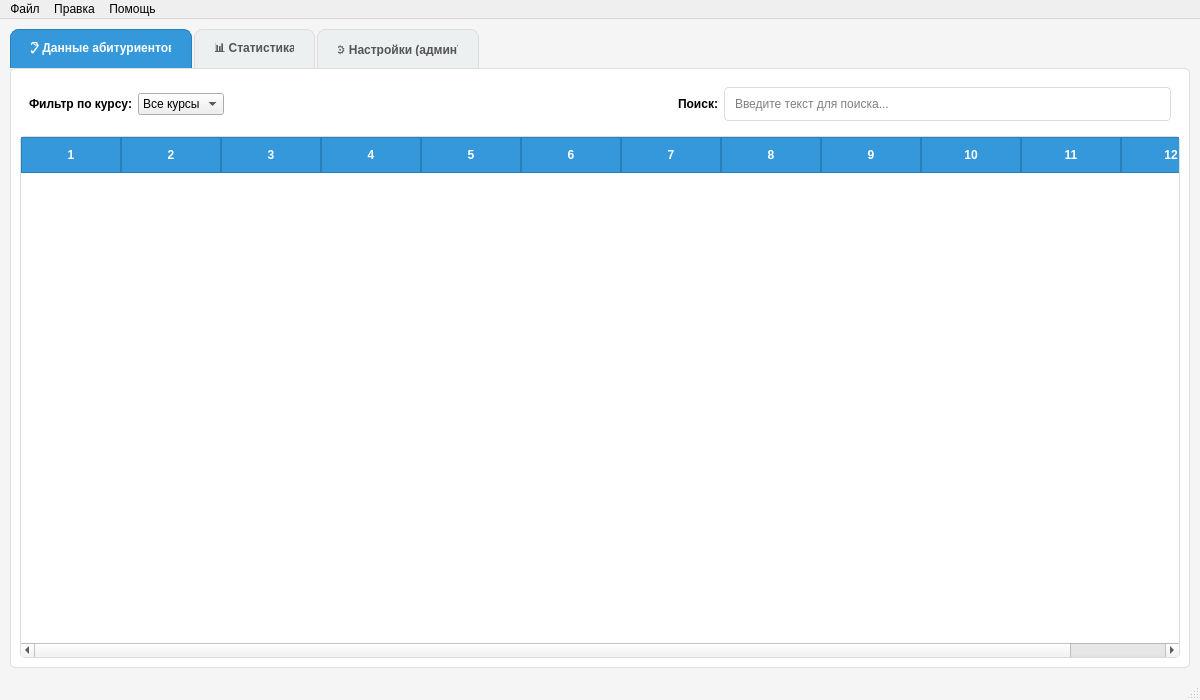
<?xml version="1.0" encoding="UTF-8"?>
<ui version="4.0">
 <class>MainWindow</class>
 <widget class="QMainWindow" name="MainWindow">
  <property name="geometry">
   <rect>
    <x>0</x>
    <y>0</y>
    <width>1200</width>
    <height>700</height>
   </rect>
  </property>
  <property name="windowTitle">
   <string>AgiAnalytics</string>
  </property>
  <property name="styleSheet">
   <string notr="true">QMainWindow {
    background-color: #f5f5f5;
}
QWidget {
    font-family: 'Segoe UI', Arial, sans-serif;
    font-size: 12px;
}</string>
  </property>
  <widget class="QWidget" name="centralwidget">
   <layout class="QVBoxLayout" name="verticalLayout">
    <property name="spacing">
     <number>10</number>
    </property>
    <property name="leftMargin">
     <number>10</number>
    </property>
    <property name="topMargin">
     <number>10</number>
    </property>
    <property name="rightMargin">
     <number>10</number>
    </property>
    <property name="bottomMargin">
     <number>10</number>
    </property>
    <item>
     <widget class="QTabWidget" name="tabWidget">
      <property name="currentIndex">
       <number>0</number>
      </property>
      <property name="styleSheet">
       <string notr="true">QTabWidget::pane {
    border: 1px solid #ddd;
    background-color: white;
    border-radius: 5px;
}
QTabBar::tab {
    background-color: #ecf0f1;
    padding: 12px 20px;
    margin-right: 2px;
    border: 1px solid #ddd;
    border-bottom: none;
    border-top-left-radius: 8px;
    border-top-right-radius: 8px;
    font-weight: bold;
    color: #555;
}
QTabBar::tab:selected {
    background-color: #3498db;
    color: white;
    border-color: #2980b9;
}
QTabBar::tab:hover {
    background-color: #bdc3c7;
}</string>
      </property>
      <widget class="QWidget" name="dataTab">
       <attribute name="title">
        <string>📋 Данные абитуриентов</string>
       </attribute>
       <layout class="QVBoxLayout" name="verticalLayout_2">
        <item>
         <widget class="QWidget" name="filterWidget" native="true">
          <layout class="QHBoxLayout" name="horizontalLayout">
           <item>
            <widget class="QLabel" name="courseFilterLabel">
             <property name="text">
              <string>Фильтр по курсу:</string>
             </property>
             <property name="styleSheet">
              <string notr="true">font-weight: bold;</string>
             </property>
            </widget>
           </item>
           <item>
            <widget class="QComboBox" name="courseFilter">
             <item>
              <property name="text">
               <string>Все курсы</string>
              </property>
             </item>
             <item>
              <property name="text">
               <string>1 курс</string>
              </property>
             </item>
             <item>
              <property name="text">
               <string>2 курс</string>
              </property>
             </item>
             <item>
              <property name="text">
               <string>3 курс</string>
              </property>
             </item>
             <item>
              <property name="text">
               <string>4 курс</string>
              </property>
             </item>
            </widget>
           </item>
           <item>
            <spacer name="horizontalSpacer">
             <property name="orientation">
              <enum>Qt::Horizontal</enum>
             </property>
             <property name="sizeHint" stdset="0">
              <size>
               <width>40</width>
               <height>20</height>
              </size>
             </property>
            </spacer>
           </item>
           <item>
            <widget class="QLabel" name="searchLabel">
             <property name="text">
              <string>Поиск:</string>
             </property>
             <property name="styleSheet">
              <string notr="true">font-weight: bold;</string>
             </property>
            </widget>
           </item>
           <item>
            <widget class="QLineEdit" name="searchInput">
             <property name="placeholderText">
              <string>Введите текст для поиска...</string>
             </property>
             <property name="minimumSize">
              <size>
               <width>300</width>
               <height>0</height>
              </size>
             </property>
             <property name="styleSheet">
              <string notr="true">QLineEdit {
    padding: 8px;
    border: 1px solid #ddd;
    border-radius: 4px;
    background-color: white;
}
QLineEdit:focus {
    border-color: #3498db;
}</string>
             </property>
            </widget>
           </item>
          </layout>
         </widget>
        </item>
        <item>
         <widget class="QTableWidget" name="applicantsTable">
          <property name="styleSheet">
           <string notr="true">QTableWidget {
    background-color: white;
    alternate-background-color: #f9f9f9;
    gridline-color: #ddd;
    border: 1px solid #ddd;
    border-radius: 4px;
}
QTableWidget::item {
    padding: 6px;
}
QHeaderView::section {
    background-color: #3498db;
    color: white;
    padding: 8px;
    border: 1px solid #2980b9;
    font-weight: bold;
    font-size: 12px;
}
QTableWidget QScrollBar:vertical {
    border: none;
    background-color: #f5f5f5;
    width: 12px;
    border-radius: 6px;
}
QTableWidget QScrollBar::handle:vertical {
    background-color: #bdc3c7;
    border-radius: 6px;
    min-height: 20px;
}
QTableWidget QScrollBar::handle:vertical:hover {
    background-color: #95a5a6;
}</string>
          </property>
          <property name="alternatingRowColors">
           <bool>true</bool>
          </property>
          <property name="selectionBehavior">
           <enum>QAbstractItemView::SelectRows</enum>
          </property>
          <property name="columnCount">
           <number>12</number>
          </property>
          <attribute name="horizontalHeaderVisible">
           <bool>true</bool>
          </attribute>
          <attribute name="horizontalHeaderStretchLastSection">
           <bool>true</bool>
          </attribute>
          <attribute name="verticalHeaderVisible">
           <bool>false</bool>
          </attribute>
         </widget>
        </item>
       </layout>
      </widget>
      <widget class="QWidget" name="statsTab">
       <attribute name="title">
        <string>📊 Статистика</string>
       </attribute>
       <layout class="QVBoxLayout" name="verticalLayout_3">
        <property name="spacing">
         <number>10</number>
        </property>
        <item>
         <widget class="QLabel" name="statisticsTitle">
          <property name="text">
           <string>📊 Статистика</string>
          </property>
          <property name="alignment">
           <set>Qt::AlignCenter</set>
          </property>
          <property name="styleSheet">
           <string notr="true">font-size: 20px;
font-weight: bold;
color: #2c3e50;
margin: 10px 0;
padding: 10px;</string>
          </property>
         </widget>
        </item>
        <item>
         <widget class="QWidget" name="statsControls" native="true">
          <property name="minimumHeight">
           <number>50</number>
          </property>
          <layout class="QHBoxLayout" name="horizontalLayout_2">
           <item>
            <widget class="QLabel" name="courseStatsLabel">
             <property name="text">
              <string>Курс:</string>
             </property>
             <property name="styleSheet">
              <string notr="true">font-weight: bold;
color: #34495e;</string>
             </property>
            </widget>
           </item>
           <item>
            <widget class="QComboBox" name="statsCourseCombo">
             <item>
              <property name="text">
               <string>Все курсы</string>
              </property>
             </item>
             <item>
              <property name="text">
               <string>1 курс</string>
              </property>
             </item>
             <item>
              <property name="text">
               <string>2 курс</string>
              </property>
             </item>
             <item>
              <property name="text">
               <string>3 курс</string>
              </property>
             </item>
             <item>
              <property name="text">
               <string>4 курс</string>
              </property>
             </item>
             <item>
              <property name="text">
               <string>5 курс</string>
              </property>
             </item>
             <property name="styleSheet">
              <string notr="true">QComboBox {
    padding: 6px;
    border: 1px solid #bdc3c7;
    border-radius: 4px;
    background-color: white;
    min-width: 120px;
}
QComboBox:focus {
    border-color: #3498db;
}</string>
             </property>
            </widget>
           </item>
           <item>
            <widget class="QLabel" name="categoryStatsLabel">
             <property name="text">
              <string>Категория:</string>
             </property>
             <property name="styleSheet">
              <string notr="true">font-weight: bold;
color: #34495e;
margin-left: 15px;</string>
             </property>
            </widget>
           </item>
           <item>
            <widget class="QComboBox" name="statsCategoryCombo">
             <item>
              <property name="text">
               <string>Все категории</string>
              </property>
             </item>
             <item>
              <property name="text">
               <string>муж</string>
              </property>
             </item>
             <item>
              <property name="text">
               <string>жен</string>
              </property>
             </item>
             <item>
              <property name="text">
               <string>в/сл</string>
              </property>
             </item>
             <property name="styleSheet">
              <string notr="true">QComboBox {
    padding: 6px;
    border: 1px solid #bdc3c7;
    border-radius: 4px;
    background-color: white;
    min-width: 120px;
}
QComboBox:focus {
    border-color: #3498db;
}</string>
             </property>
            </widget>
           </item>
           <item>
            <spacer name="horizontalSpacer_2">
             <property name="orientation">
              <enum>Qt::Horizontal</enum>
             </property>
             <property name="sizeHint" stdset="0">
              <size>
               <width>40</width>
               <height>20</height>
              </size>
             </property>
            </spacer>
           </item>
           <item>
            <widget class="QPushButton" name="refreshButton">
             <property name="text">
              <string>🔄 Обновить</string>
             </property>
             <property name="maximumWidth">
              <number>120</number>
             </property>
             <property name="styleSheet">
              <string notr="true">QPushButton {
    background-color: #2ecc71;
    color: white;
    border: none;
    border-radius: 5px;
    padding: 8px 16px;
    font-weight: bold;
}
QPushButton:hover {
    background-color: #27ae60;
}
QPushButton:pressed {
    background-color: #219653;
}</string>
             </property>
            </widget>
           </item>
           <item>
            <widget class="QPushButton" name="logoutButton">
             <property name="text">
              <string>🚪 Выход</string>
             </property>
             <property name="maximumWidth">
              <number>100</number>
             </property>
             <property name="styleSheet">
              <string notr="true">QPushButton {
    background-color: #e74c3c;
    color: white;
    border: none;
    border-radius: 5px;
    padding: 8px 16px;
    font-weight: bold;
}
QPushButton:hover {
    background-color: #c0392b;
}
QPushButton:pressed {
    background-color: #a93226;
}</string>
             </property>
            </widget>
           </item>
          </layout>
         </widget>
        </item>
        <item>
         <widget class="QScrollArea" name="scrollArea">
          <property name="widgetResizable">
           <bool>true</bool>
          </property>
          <property name="styleSheet">
           <string notr="true">QScrollArea {
    border: 1px solid #ddd;
    border-radius: 8px;
    background-color: #f8f9fa;
}
QScrollArea > QWidget > QWidget {
    background-color: transparent;
}</string>
          </property>
          <widget class="QWidget" name="scrollAreaWidgetContents">
           <property name="geometry">
            <rect>
             <x>0</x>
             <y>0</y>
             <width>1162</width>
             <height>544</height>
            </rect>
           </property>
           <layout class="QVBoxLayout" name="verticalLayout_4">
            <property name="spacing">
             <number>20</number>
            </property>
            <property name="leftMargin">
             <number>20</number>
            </property>
            <property name="topMargin">
             <number>20</number>
            </property>
            <property name="rightMargin">
             <number>20</number>
            </property>
            <property name="bottomMargin">
             <number>20</number>
            </property>
           </layout>
          </widget>
         </widget>
        </item>
        <item>
         <widget class="QLabel" name="infoLabel">
          <property name="text">
           <string></string>
          </property>
          <property name="alignment">
           <set>Qt::AlignCenter</set>
          </property>
          <property name="styleSheet">
           <string notr="true">color: #7f8c8d;
font-style: italic;
font-size: 12px;
padding: 5px;
margin-top: 5px;</string>
          </property>
         </widget>
        </item>
       </layout>
      </widget>
      <widget class="QWidget" name="settingsTab">
       <attribute name="title">
        <string>⚙️ Настройки (админ)</string>
       </attribute>
       <layout class="QVBoxLayout" name="verticalLayout_5">
        <item>
         <widget class="QTabWidget" name="adminTabs">
          <property name="styleSheet">
           <string notr="true">QTabWidget::pane {
    border: 1px solid #ddd;
    background-color: white;
    border-radius: 5px;
}
QTabBar::tab {
    background-color: #f8f9fa;
    padding: 10px 15px;
    margin-right: 2px;
    border: 1px solid #ddd;
    border-bottom: none;
    border-top-left-radius: 4px;
    border-top-right-radius: 4px;
    font-weight: bold;
    color: #555;
}
QTabBar::tab:selected {
    background-color: #3498db;
    color: white;
    border-color: #2980b9;
}
QTabBar::tab:hover {
    background-color: #e9ecef;
}</string>
          </property>
          <widget class="QWidget" name="usersTab">
           <attribute name="title">
            <string>👥 Пользователи</string>
           </attribute>
           <layout class="QVBoxLayout" name="verticalLayout_6">
            <item>
             <widget class="QWidget" name="userControls" native="true">
              <layout class="QHBoxLayout" name="horizontalLayout_3">
               <item>
                <widget class="QPushButton" name="addUserBtn">
                 <property name="text">
                  <string>➕ Добавить пользователя</string>
                 </property>
                 <property name="styleSheet">
                  <string notr="true">QPushButton {
    background-color: #2ecc71;
    color: white;
    border: none;
    border-radius: 5px;
    padding: 8px 16px;
    font-weight: bold;
}
QPushButton:hover {
    background-color: #27ae60;
}
QPushButton:pressed {
    background-color: #219653;
}</string>
                 </property>
                </widget>
               </item>
               <item>
                <widget class="QPushButton" name="editUserBtn">
                 <property name="text">
                  <string>✏️ Редактировать</string>
                 </property>
                 <property name="styleSheet">
                  <string notr="true">QPushButton {
    background-color: #3498db;
    color: white;
    border: none;
    border-radius: 5px;
    padding: 8px 16px;
    font-weight: bold;
}
QPushButton:hover {
    background-color: #2980b9;
}
QPushButton:pressed {
    background-color: #1c6ea4;
}</string>
                 </property>
                </widget>
               </item>
               <item>
                <widget class="QPushButton" name="deleteUserBtn">
                 <property name="text">
                  <string>🗑️ Удалить</string>
                 </property>
                 <property name="styleSheet">
                  <string notr="true">QPushButton {
    background-color: #e74c3c;
    color: white;
    border: none;
    border-radius: 5px;
    padding: 8px 16px;
    font-weight: bold;
}
QPushButton:hover {
    background-color: #c0392b;
}
QPushButton:pressed {
    background-color: #a93226;
}</string>
                 </property>
                </widget>
               </item>
               <item>
                <spacer name="horizontalSpacer_3">
                 <property name="orientation">
                  <enum>Qt::Horizontal</enum>
                 </property>
                 <property name="sizeHint" stdset="0">
                  <size>
                   <width>40</width>
                   <height>20</height>
                  </size>
                 </property>
                </spacer>
               </item>
               <item>
                <widget class="QLineEdit" name="searchUserInput">
                 <property name="placeholderText">
                  <string>Поиск пользователей...</string>
                 </property>
                 <property name="minimumSize">
                  <size>
                   <width>250</width>
                   <height>0</height>
                  </size>
                 </property>
                 <property name="styleSheet">
                  <string notr="true">QLineEdit {
    padding: 8px;
    border: 1px solid #ddd;
    border-radius: 4px;
    background-color: white;
}
QLineEdit:focus {
    border-color: #3498db;
}</string>
                 </property>
                </widget>
               </item>
              </layout>
             </widget>
            </item>
            <item>
             <widget class="QTableWidget" name="usersTable">
              <property name="styleSheet">
               <string notr="true">QTableWidget {
    background-color: white;
    alternate-background-color: #f9f9f9;
    gridline-color: #ddd;
    border: 1px solid #ddd;
    border-radius: 4px;
}
QTableWidget::item {
    padding: 6px;
}
QHeaderView::section {
    background-color: #34495e;
    color: white;
    padding: 8px;
    border: 1px solid #2c3e50;
    font-weight: bold;
    font-size: 12px;
}</string>
              </property>
              <property name="alternatingRowColors">
               <bool>true</bool>
              </property>
              <property name="selectionBehavior">
               <enum>QAbstractItemView::SelectRows</enum>
              </property>
              <property name="columnCount">
               <number>5</number>
              </property>
              <attribute name="horizontalHeaderVisible">
               <bool>true</bool>
              </attribute>
              <attribute name="horizontalHeaderStretchLastSection">
               <bool>true</bool>
              </attribute>
              <attribute name="verticalHeaderVisible">
               <bool>false</bool>
              </attribute>
             </widget>
            </item>
           </layout>
          </widget>
          <widget class="QWidget" name="permissionsTab">
           <attribute name="title">
            <string>🔒 Права доступа</string>
           </attribute>
           <layout class="QVBoxLayout" name="verticalLayout_7">
            <item>
             <widget class="QWidget" name="permissionControls" native="true">
              <layout class="QHBoxLayout" name="horizontalLayout_4">
               <item>
                <widget class="QLabel" name="userLabel">
                 <property name="text">
                  <string>Пользователь:</string>
                 </property>
                 <property name="styleSheet">
                  <string notr="true">font-weight: bold;</string>
                 </property>
                </widget>
               </item>
               <item>
                <widget class="QComboBox" name="userCombo">
                 <property name="styleSheet">
                  <string notr="true">QComboBox {
    padding: 6px;
    border: 1px solid #bdc3c7;
    border-radius: 4px;
    background-color: white;
    min-width: 200px;
}
QComboBox:focus {
    border-color: #3498db;
}</string>
                 </property>
                </widget>
               </item>
               <item>
                <widget class="QPushButton" name="addPermissionBtn">
                 <property name="text">
                  <string>➕ Добавить право</string>
                 </property>
                 <property name="styleSheet">
                  <string notr="true">QPushButton {
    background-color: #2ecc71;
    color: white;
    border: none;
    border-radius: 5px;
    padding: 8px 16px;
    font-weight: bold;
}
QPushButton:hover {
    background-color: #27ae60;
}
QPushButton:pressed {
    background-color: #219653;
}</string>
                 </property>
                </widget>
               </item>
               <item>
                <spacer name="horizontalSpacer_4">
                 <property name="orientation">
                  <enum>Qt::Horizontal</enum>
                 </property>
                 <property name="sizeHint" stdset="0">
                  <size>
                   <width>40</width>
                   <height>20</height>
                  </size>
                 </property>
                </spacer>
               </item>
              </layout>
             </widget>
            </item>
            <item>
             <widget class="QTableWidget" name="permissionsTable">
              <property name="styleSheet">
               <string notr="true">QTableWidget {
    background-color: white;
    alternate-background-color: #f9f9f9;
    gridline-color: #ddd;
    border: 1px solid #ddd;
    border-radius: 4px;
}
QTableWidget::item {
    padding: 6px;
}
QHeaderView::section {
    background-color: #8e44ad;
    color: white;
    padding: 8px;
    border: 1px solid #7d3c98;
    font-weight: bold;
    font-size: 12px;
}</string>
              </property>
              <property name="alternatingRowColors">
               <bool>true</bool>
              </property>
              <property name="selectionBehavior">
               <enum>QAbstractItemView::SelectRows</enum>
              </property>
              <property name="columnCount">
               <number>4</number>
              </property>
              <attribute name="horizontalHeaderVisible">
               <bool>true</bool>
              </attribute>
              <attribute name="horizontalHeaderStretchLastSection">
               <bool>true</bool>
              </attribute>
              <attribute name="verticalHeaderVisible">
               <bool>false</bool>
              </attribute>
             </widget>
            </item>
           </layout>
          </widget>
         </widget>
        </item>
       </layout>
      </widget>
     </widget>
    </item>
   </layout>
  </widget>
  <widget class="QMenuBar" name="menubar">
   <property name="geometry">
    <rect>
     <x>0</x>
     <y>0</y>
     <width>1200</width>
     <height>21</height>
    </rect>
   </property>
   <widget class="QMenu" name="menuFile">
    <property name="title">
     <string>Файл</string>
    </property>
    <addaction name="actionImport"/>
    <addaction name="actionExport"/>
    <addaction name="separator"/>
    <addaction name="actionLogout"/>
    <addaction name="separator"/>
    <addaction name="actionExit"/>
   </widget>
   <widget class="QMenu" name="menuEdit">
    <property name="title">
     <string>Правка</string>
    </property>
    <addaction name="actionAdd"/>
    <addaction name="actionEdit"/>
    <addaction name="actionDelete"/>
   </widget>
   <widget class="QMenu" name="menuHelp">
    <property name="title">
     <string>Помощь</string>
    </property>
    <addaction name="actionAbout"/>
   </widget>
   <addaction name="menuFile"/>
   <addaction name="menuEdit"/>
   <addaction name="menuHelp"/>
  </widget>
  <widget class="QStatusBar" name="statusbar"/>
  <action name="actionImport">
   <property name="text">
    <string>Импорт из Excel</string>
   </property>
  </action>
  <action name="actionExport">
   <property name="text">
    <string>Экспорт данных</string>
   </property>
  </action>
  <action name="actionLogout">
   <property name="text">
    <string>Выход из системы</string>
   </property>
  </action>
  <action name="actionExit">
   <property name="text">
    <string>Выход</string>
   </property>
  </action>
  <action name="actionAdd">
   <property name="text">
    <string>Добавить абитуриента</string>
   </property>
  </action>
  <action name="actionEdit">
   <property name="text">
    <string>Редактировать</string>
   </property>
  </action>
  <action name="actionDelete">
   <property name="text">
    <string>Удалить</string>
   </property>
  </action>
  <action name="actionAbout">
   <property name="text">
    <string>О программе</string>
   </property>
  </action>
 </widget>
 <resources/>
 <connections/>
</ui>
